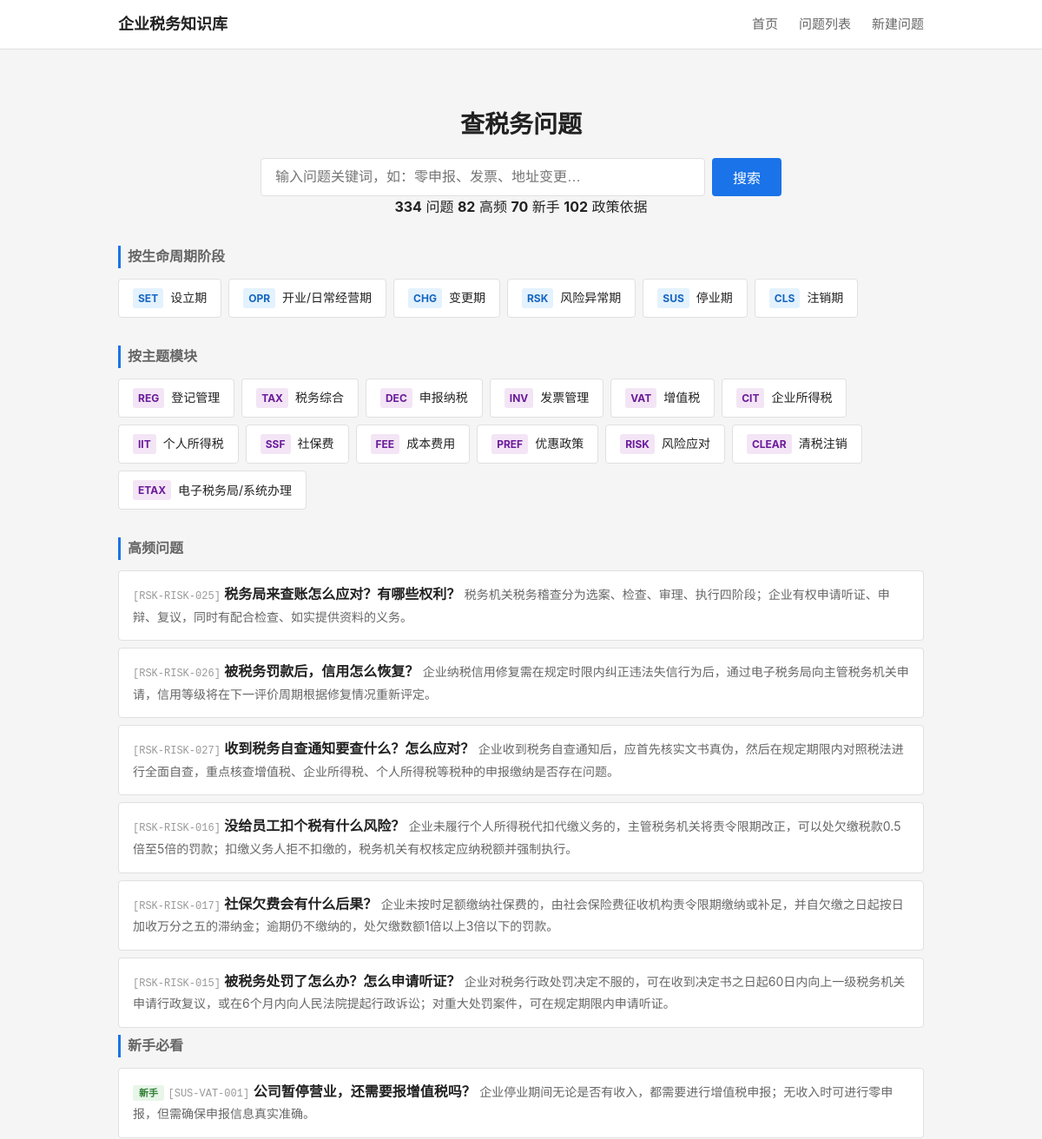
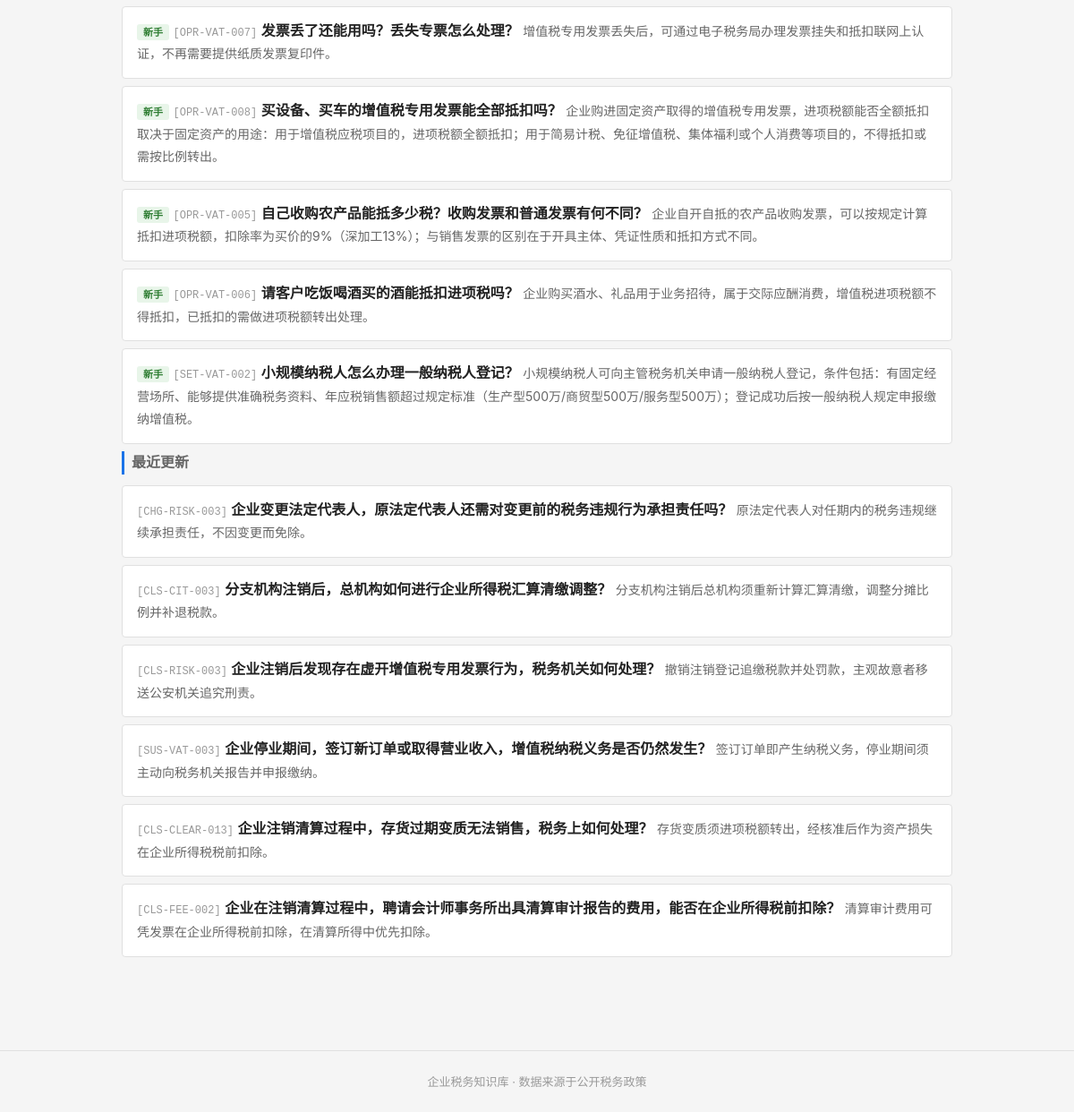
Before: / with the older database file (2 pictures, top to bottom).
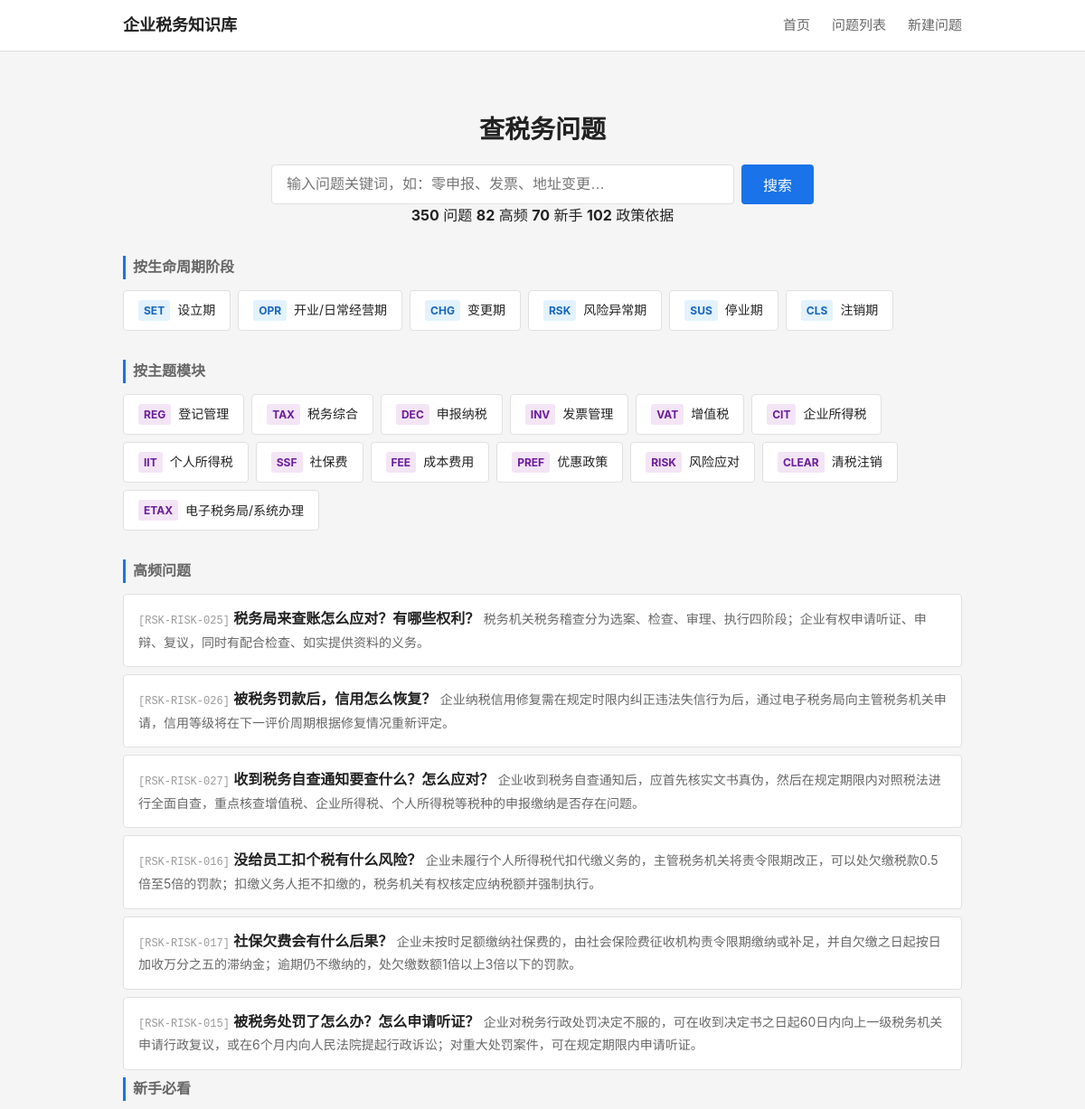
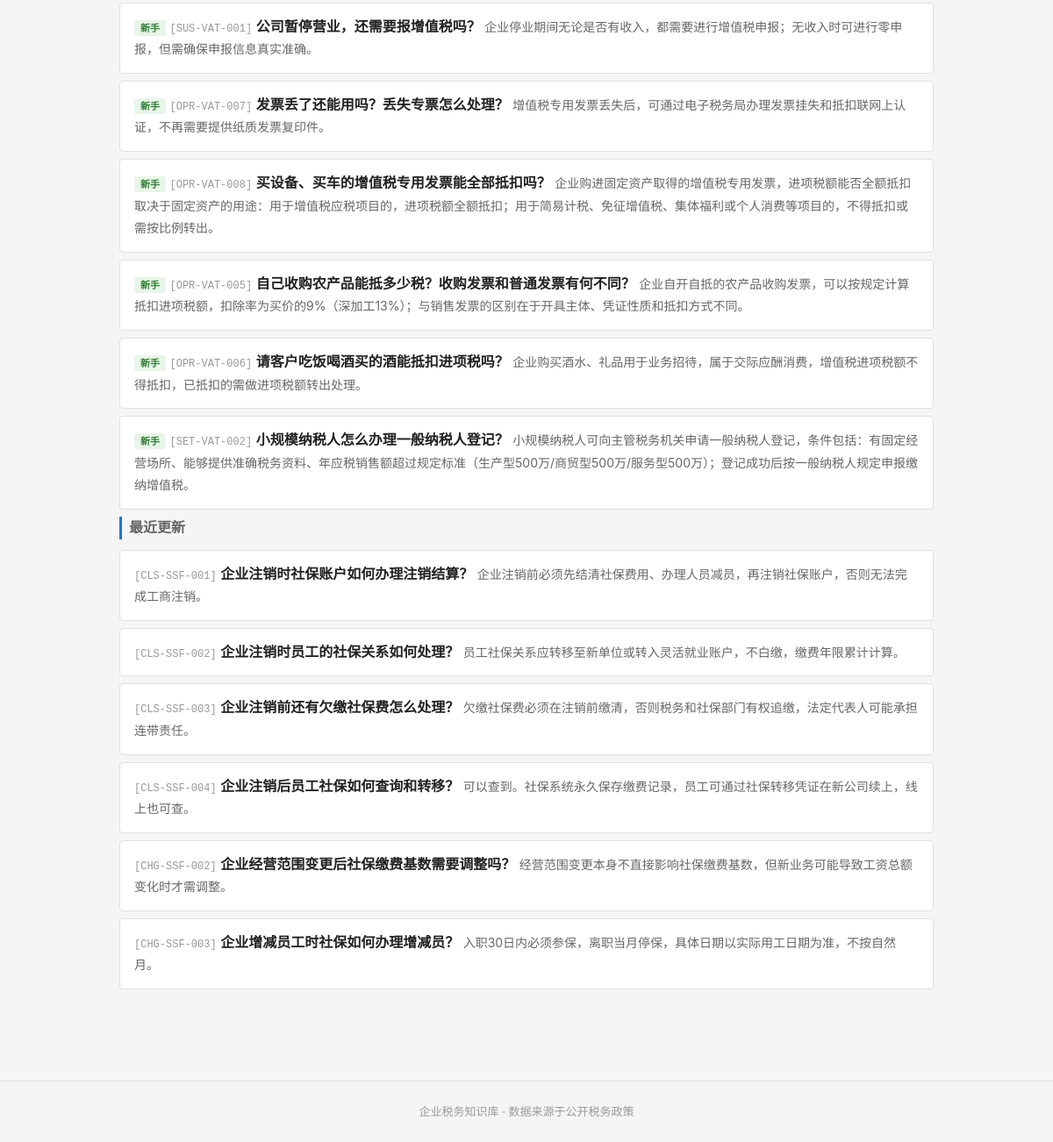
After: the same page with the newer database file (2 pictures, top to bottom).
### tables this page shows
CREATE TABLE tag_dict (
    id              INTEGER PRIMARY KEY AUTOINCREMENT,
    tag_code        TEXT NOT NULL UNIQUE,
    tag_name        TEXT NOT NULL,
    tag_category    TEXT,
    parent_id       INTEGER,
    display_order   INTEGER NOT NULL DEFAULT 1,
    status          TEXT NOT NULL DEFAULT 'active',

    FOREIGN KEY (parent_id) REFERENCES tag_dict(id) ON DELETE SET NULL
);

CREATE TABLE question_master (
    id              INTEGER PRIMARY KEY AUTOINCREMENT,
    question_code   TEXT NOT NULL UNIQUE,
    question_title  TEXT NOT NULL,
    question_plain  TEXT NOT NULL,

    -- 分类
    stage_code      TEXT NOT NULL,
    module_code     TEXT NOT NULL,
    question_type   TEXT NOT NULL,

    -- 答案
    one_line_answer TEXT NOT NULL,
    detailed_answer TEXT,
    core_definition TEXT,

    -- 条件与边界
    applicable_conditions TEXT,
    exceptions_boundary   TEXT,

    -- 实务
    practical_steps TEXT,
    risk_warning    TEXT,

    -- 适用范围
    scope_level     TEXT NOT NULL DEFAULT 'scope_national',
    local_region    TEXT,

    -- 确定性
    answer_certainty TEXT NOT NULL DEFAULT 'certain_clear',

    -- 元数据
    keywords        TEXT,
    high_frequency_flag INTEGER NOT NULL DEFAULT 0,
    newbie_flag     INTEGER NOT NULL DEFAULT 0,

    -- 版本管理
    status          TEXT NOT NULL DEFAULT 'draft',
    version_no      INTEGER NOT NULL DEFAULT 1,

    -- 审计字段
    created_at      TEXT NOT NULL DEFAULT (datetime('now')),
    updated_at      TEXT NOT NULL DEFAULT (datetime('now'))
);

### backend/app.py (the view)
    @app.route('/')
    def index():
        from services.question_service import QuestionService
        svc = QuestionService()
        stages = svc.get_stages()
        modules = svc.get_modules()
        high_freq = svc.get_high_frequency(limit=6)
        newbie = svc.get_newbie(limit=6)
        recent = svc.get_recent_updates(limit=6)
        stats = svc.get_stats()
        return render_template('index.html',
                               stages=stages, modules=modules,
                               high_freq=high_freq, newbie=newbie, recent=recent,
                               stats=stats)

### backend/services/question_service.py (called while the page is built)
    def _query(self, sql, params=None):
        conn = sqlite3.connect(self.db_path)
        conn.execute("PRAGMA foreign_keys = ON")
        conn.row_factory = sqlite3.Row
        cur = conn.cursor()
        if params:
            cur.execute(sql, params)
        else:
            cur.execute(sql)
        rows = cur.fetchall()
        conn.close()
        return [dict(r) for r in rows]

    def get_stages(self):
        return self._query("""
            SELECT tag_code, tag_name
            FROM tag_dict
            WHERE tag_category = 'stage'
            ORDER BY display_order
        """)

    def get_modules(self):
        return self._query("""
            SELECT tag_code, tag_name
            FROM tag_dict
            WHERE tag_category = 'module'
            ORDER BY display_order
        """)

    def get_high_frequency(self, limit=10):
        return self._query("""
            SELECT question_code, question_plain, question_title, one_line_answer, stage_code
            FROM question_master
            WHERE status = 'active' AND high_frequency_flag = 1
            ORDER BY updated_at DESC
            LIMIT ?
        """, (limit,))

    def get_newbie(self, limit=10):
        return self._query("""
            SELECT question_code, question_plain, question_title, one_line_answer, stage_code
            FROM question_master
            WHERE status = 'active' AND newbie_flag = 1
            ORDER BY updated_at DESC
            LIMIT ?
        """, (limit,))

    def get_recent_updates(self, limit=10):
        return self._query("""
            SELECT DISTINCT
                q.question_code, q.question_plain, q.question_title, q.one_line_answer,
                q.stage_code, q.updated_at,
                qul.change_summary
            FROM question_master q
            JOIN (
                SELECT question_id, MAX(update_date) as max_date
                FROM question_update_log
                GROUP BY question_id
            ) latest ON q.id = latest.question_id
            JOIN question_update_log qul ON q.id = qul.question_id
                AND qul.update_date = latest.max_date
            WHERE q.status = 'active'
            ORDER BY qul.update_date DESC
            LIMIT ?
        """, (limit,))

### frontend/templates/index.html (shortened to what this page needs)
{% extends "base.html" %}
{% block main %}
<section class="search-section">
    <h1>查税务问题</h1>
    <form action="/questions" method="get" class="search-form">
        <input type="text" name="keyword" placeholder="输入问题关键词，如：零申报、发票、地址变更…" class="search-input">
        <button type="submit" class="search-btn">搜索</button>
    </form>
    {% if stats %}
    <div class="stats-bar">
        <span><strong>{{ stats.total_questions }}</strong> 问题</span>
        <span><strong>{{ stats.total_hf }}</strong> 高频</span>
        <span><strong>{{ stats.total_newbie }}</strong> 新手</span>
        <span><strong>{{ stats.total_policies }}</strong> 政策依据</span>
    </div>
    {% endif %}
</section>
<section class="nav-section">
    <h2 class="section-title">按生命周期阶段</h2>
    <div class="card-grid stage-grid">
        {% for s in stages %}
        <a href="/questions?stage={{ s.tag_code }}" class="card card-stage">
            <span class="card-code">{{ s.tag_code }}</span>
            <span class="card-name">{{ s.tag_name }}</span>
        </a>
        {% endfor %}
    </div>
</section>
<section class="nav-section">
    <h2 class="section-title">按主题模块</h2>
    <div class="card-grid module-grid">
        {% for m in modules %}
        <a href="/questions?module={{ m.tag_code }}" class="card card-module">
            <span class="card-code">{{ m.tag_code }}</span>
            <span class="card-name">{{ m.tag_name }}</span>
        </a>
        {% endfor %}
    </div>
</section>
{% if high_freq %}
<section class="list-section">
    <h2 class="section-title">高频问题</h2>
    <ul class="question-list">
        {% for q in high_freq %}
        <li class="question-item">
            <a href="/question/{{ q.question_code }}" class="question-link">
                <span class="q-code">[{{ q.question_code }}]</span>
                <span class="q-title">{{ q.question_plain }}</span>
                <span class="q-answer">{{ q.one_line_answer }}</span>
            </a>
        </li>
        {% endfor %}
    </ul>
</section>
{% endif %}
{% if newbie %}
<section class="list-section">
    <h2 class="section-title">新手必看</h2>
    <ul class="question-list">
        {% for q in newbie %}
        <li class="question-item">
            <a href="/question/{{ q.question_code }}" class="question-link">
                <span class="q-badge newbie">新手</span>
                <span class="q-code">[{{ q.question_code }}]</span>
                <span class="q-title">{{ q.question_plain }}</span>
                <span class="q-answer">{{ q.one_line_answer }}</span>
            </a>
        </li>
        {% endfor %}
    </ul>
</section>
{% endif %}
{% if recent %}
<section class="list-section">
    <h2 class="section-title">最近更新</h2>
    <ul class="question-list">
        {% for q in recent %}
        <li class="question-item">
            <a href="/question/{{ q.question_code }}" class="question-link">
                <span class="q-code">[{{ q.question_code }}]</span>
                <span class="q-title">{{ q.question_plain }}</span>
                <span class="q-answer">{{ q.one_line_answer }}</span>
            </a>
        </li>
        {% endfor %}
    </ul>
</section>
{% endif %}
{% endblock %}

### frontend/templates/base.html (shortened to what this page needs)
<!DOCTYPE html>
<html lang="zh-CN">
<head>
    <link rel="stylesheet" href="{{ url_for('static', filename='css/style.css') }}">
</head>
<body>
    <header class="site-header">
        <div class="container header-inner">
            <a href="/" class="logo">企业税务知识库</a>
            <nav class="main-nav">
                <a href="/">首页</a>
                <a href="/questions">问题列表</a>
                <a href="/question/new">新建问题</a>
            </nav>
        </div>
    </header>
    <main class="container main-content">
        {% block main %}{% endblock %}
    </main>
    <footer class="site-footer">
        <div class="container">
            <p>企业税务知识库 · 数据来源于公开税务政策</p>
        </div>
    </footer>
</body>
</html>

### frontend/static/css/style.css (style rules this page uses)
:root { --bg: #f5f5f5; --surface: #ffffff; --border: #e0e0e0; --text: #222222; --text-secondary: #666666; --text-light: #999999; --accent: #1a73e8; --accent-hover: #1557b0; --warning-bg: #fff8e1; --warning-border: #ffc107; --exception-bg: #fff3e0; --exception-border: #ff9800; --tag-stage: #e3f2fd; --tag-module: #f3e5f5; --tag-hf: #fce4ec; --tag-newbie: #e8f5e9; --certainty-clear: #c8e6c9; --certainty-condition: #fff9c4; --certainty-dispute: #ffcdd2; }
* { box-sizing: border-box; margin: 0; padding: 0; }
body { font-family: -apple-system, BlinkMacSystemFont, "Segoe UI", Roboto, "Helvetica Neue", Arial, sans-serif; background: var(--bg); color: var(--text); line-height: 1.6; }
a { color: var(--accent); text-decoration: none; }
.container { max-width: 960px; margin: 0 auto; padding: 0 16px; }
.main-content { padding: 24px 16px 48px; }
.site-header { background: var(--surface); border-bottom: 1px solid var(--border); padding: 0 16px; }
.header-inner { display: flex; align-items: center; justify-content: space-between; height: 56px; }
.logo { font-size: 18px; font-weight: 700; color: var(--text); }
.main-nav { display: flex; gap: 24px; }
.main-nav a { color: var(--text-secondary); font-size: 15px; }
.search-section { text-align: center; padding: 40px 0 32px; }
.search-section h1 { font-size: 28px; margin-bottom: 16px; }
.search-form { display: flex; gap: 8px; max-width: 600px; margin: 0 auto; }
.search-input { flex: 1; padding: 10px 16px; font-size: 16px; border: 1px solid var(--border); border-radius: 4px; outline: none; }
.search-btn { padding: 10px 24px; font-size: 16px; background: var(--accent); color: white; border: none; border-radius: 4px; cursor: pointer; }
.section-title { font-size: 16px; font-weight: 600; color: var(--text-secondary); margin-bottom: 12px; border-left: 3px solid var(--accent); padding-left: 8px; }
.nav-section { margin-bottom: 32px; }
.card-grid { display: flex; flex-wrap: wrap; gap: 8px; }
.card { display: flex; align-items: center; gap: 8px; padding: 10px 16px; background: var(--surface); border: 1px solid var(--border); border-radius: 4px; transition: border-color 0.15s; }
.card-code { font-size: 12px; font-weight: 700; color: var(--accent); background: #e8f0fe; padding: 2px 6px; border-radius: 3px; }
.card-stage .card-code { background: var(--tag-stage); color: #1565c0; }
.card-module .card-code { background: var(--tag-module); color: #6a1b9a; }
.card-name { font-size: 14px; color: var(--text); }
.question-list { list-style: none; }
.question-item { margin-bottom: 8px; }
.question-link { display: block; padding: 14px 16px; background: var(--surface); border: 1px solid var(--border); border-radius: 4px; }
.q-code { font-size: 12px; color: var(--text-light); font-family: monospace; }
.q-badge { font-size: 11px; padding: 2px 7px; border-radius: 3px; font-weight: 600; }
.q-badge.newbie { background: var(--tag-newbie); color: #2e7d32; }
.q-title { font-size: 16px; font-weight: 600; color: var(--text); margin-bottom: 4px; }
.q-answer { font-size: 14px; color: var(--text-secondary); }
.site-footer { text-align: center; padding: 24px 0; color: var(--text-light); font-size: 13px; border-top: 1px solid var(--border); margin-top: 48px; }

Changed rows visible on the page:
no longer on this page (row unchanged): question_master: question_code "CHG-RISK-003", question_plain "企业变更法定代表人，原法定代表人还需对变更前的税务违规行为承担责任吗？", one_line_answer "原法定代表人对任期内的税务违规继续承担责任，不因变更而免除。", shown under "最近更新"
no longer on this page (row unchanged): question_master: question_code "CLS-CIT-003", question_plain "分支机构注销后，总机构如何进行企业所得税汇算清缴调整？", one_line_answer "分支机构注销后总机构须重新计算汇算清缴，调整分摊比例并补退税款。", shown under "最近更新"
no longer on this page (row unchanged): question_master: question_code "CLS-RISK-003", question_plain "企业注销后发现存在虚开增值税专用发票行为，税务机关如何处理？", one_line_answer "撤销注销登记追缴税款并处罚款，主观故意者移送公安机关追究刑责。", shown under "最近更新"
no longer on this page (row unchanged): question_master: question_code "SUS-VAT-003", question_plain "企业停业期间，签订新订单或取得营业收入，增值税纳税义务是否仍然发生？", one_line_answer "签订订单即产生纳税义务，停业期间须主动向税务机关报告并申报缴纳。", shown under "最近更新"
no longer on this page (row unchanged): question_master: question_code "CLS-CLEAR-013", question_plain "企业注销清算过程中，存货过期变质无法销售，税务上如何处理？", one_line_answer "存货变质须进项税额转出，经核准后作为资产损失在企业所得税税前扣除。", shown under "最近更新"
no longer on this page (row unchanged): question_master: question_code "CLS-FEE-002", question_plain "企业在注销清算过程中，聘请会计师事务所出具清算审计报告的费用，能否在企业所得税前扣除？", one_line_answer "清算审计费用可凭发票在企业所得税前扣除，在清算所得中优先扣除。", shown under "最近更新"
added question_master: question_code "CLS-SSF-001", question_plain "企业注销时社保账户如何办理注销结算？", one_line_answer "企业注销前必须先结清社保费用、办理人员减员，再注销社保账户，否则无法完成工商注销。", shown under "最近更新"
added question_master: question_code "CLS-SSF-002", question_plain "企业注销时员工的社保关系如何处理？", one_line_answer "员工社保关系应转移至新单位或转入灵活就业账户，不白缴，缴费年限累计计算。", shown under "最近更新"
added question_master: question_code "CLS-SSF-003", question_plain "企业注销前还有欠缴社保费怎么处理？", one_line_answer "欠缴社保费必须在注销前缴清，否则税务和社保部门有权追缴，法定代表人可能承担连带责任。", shown under "最近更新"
added question_master: question_code "CLS-SSF-004", question_plain "企业注销后员工社保如何查询和转移？", one_line_answer "可以查到。社保系统永久保存缴费记录，员工可通过社保转移凭证在新公司续上，线上也可查。", shown under "最近更新"
added question_master: question_code "CHG-SSF-002", question_plain "企业经营范围变更后社保缴费基数需要调整吗？", one_line_answer "经营范围变更本身不直接影响社保缴费基数，但新业务可能导致工资总额变化时才需调整。", shown under "最近更新"
added question_master: question_code "CHG-SSF-003", question_plain "企业增减员工时社保如何办理增减员？", one_line_answer "入职30日内必须参保，离职当月停保，具体日期以实际用工日期为准，不按自然月。", shown under "最近更新"
Other visible differences:
{{ stats.total_questions }}: "334" → "350"
